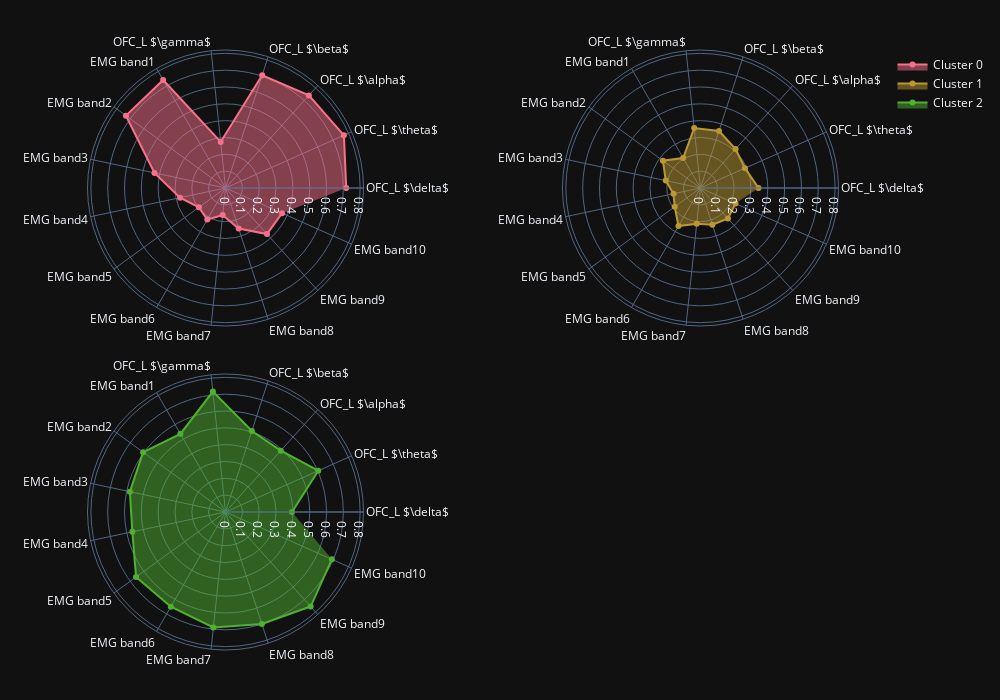

The code cell stored with this chart in its notebook:
### Markdown cell above
### Show cluster insights

### Code cell
plot_clusters(df_plot_wo_outliers)
cluster_info = plot_radars(df_numeric_wo_outliers, df_plot_wo_outliers)

### Figure 1 — Plotly figure (JSON) as saved in the notebook; plotly's stock layout.template omitted (floating-point values rounded to 4 significant figures)
{"data": [{"fill": "toself", "name": "Cluster 0", "r": [0.7174, 0.77, 0.7404, 0.7047, 0.2749, 0.7414, 0.7315, 0.4316, 0.2762, 0.1956, 0.2165, 0.1617, 0.2528, 0.3681, 0.3678], "theta": ["OFC_L $\\delta$", "OFC_L $\\theta$", "OFC_L $\\alpha$", "OFC_L $\\beta$", "OFC_L $\\gamma$", "EMG band1", "EMG band2", "EMG band3", "EMG band4", "EMG band5", "EMG band6", "EMG band7", "EMG band8", "EMG band9", "EMG band10"], "type": "scatterpolar", "subplot": "polar"}, {"fill": "toself", "name": "Cluster 1", "r": [0.3453, 0.2894, 0.3119, 0.356, 0.3584, 0.2056, 0.2758, 0.2108, 0.1638, 0.1893, 0.2613, 0.2132, 0.2293, 0.244, 0.2276], "theta": ["OFC_L $\\delta$", "OFC_L $\\theta$", "OFC_L $\\alpha$", "OFC_L $\\beta$", "OFC_L $\\gamma$", "EMG band1", "EMG band2", "EMG band3", "EMG band4", "EMG band5", "EMG band6", "EMG band7", "EMG band8", "EMG band9", "EMG band10"], "type": "scatterpolar", "subplot": "polar2"}, {"fill": "toself", "name": "Cluster 2", "r": [0.3951, 0.6034, 0.4905, 0.506, 0.7196, 0.5361, 0.6048, 0.5811, 0.5661, 0.657, 0.6502, 0.6899, 0.6991, 0.7559, 0.6917], "theta": ["OFC_L $\\delta$", "OFC_L $\\theta$", "OFC_L $\\alpha$", "OFC_L $\\beta$", "OFC_L $\\gamma$", "EMG band1", "EMG band2", "EMG band3", "EMG band4", "EMG band5", "EMG band6", "EMG band7", "EMG band8", "EMG band9", "EMG band10"], "type": "scatterpolar", "subplot": "polar3"}], "layout": {"polar": {"domain": {"x": [0.0, 0.425], "y": [0.54, 1.0]}, "radialaxis": {"range": [0, 0.82]}}, "polar2": {"domain": {"x": [0.575, 1.0], "y": [0.54, 1.0]}, "radialaxis": {"range": [0, 0.82]}}, "polar3": {"domain": {"x": [0.0, 0.425], "y": [0.0, 0.46]}, "radialaxis": {"range": [0, 0.82]}}, "polar4": {"domain": {"x": [0.575, 1.0], "y": [0.0, 0.46]}, "radialaxis": {"range": [0, 0.82]}}, "margin": {"l": 50, "r": 50, "t": 50, "b": 50}, "height": 700, "width": 1000, "showlegend": true, "colorway": ["#f77189", "#bb9832", "#50b131", "#36ada4", "#3ba3ec", "#e866f4"]}}
